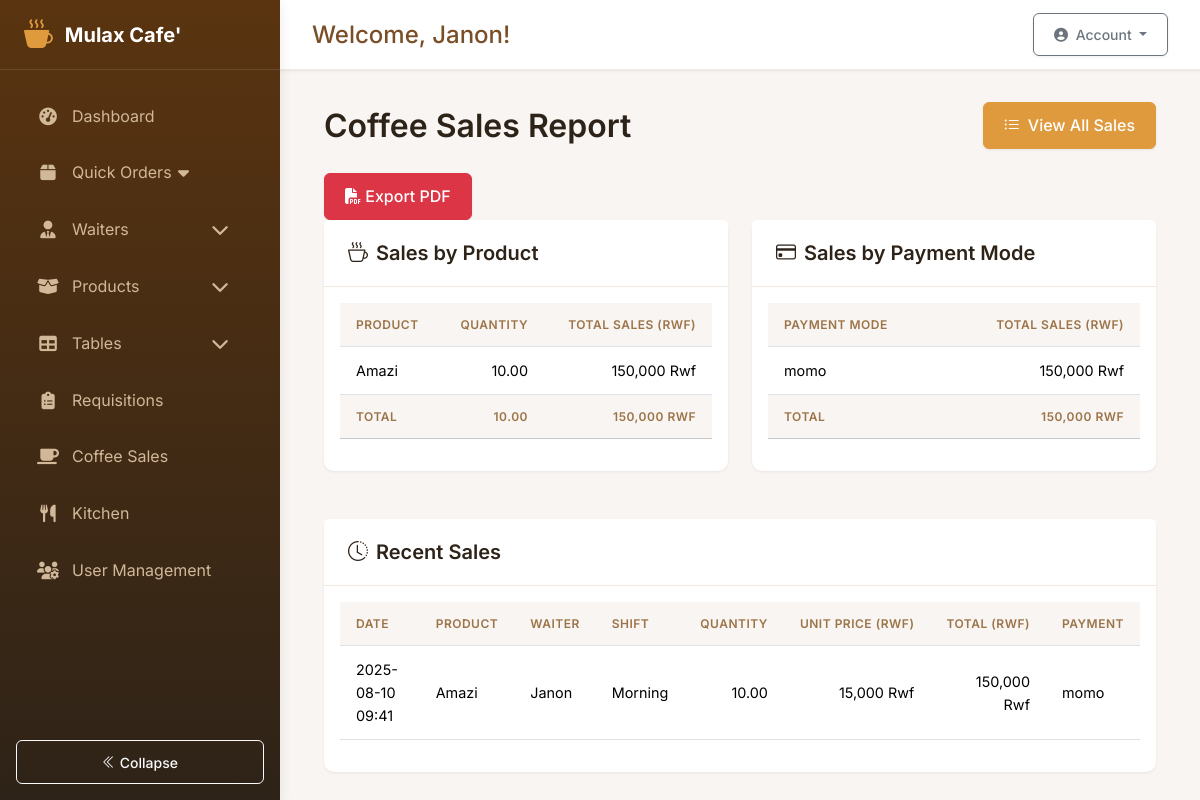
Page /coffee/report (signed in) on the earlier database version.
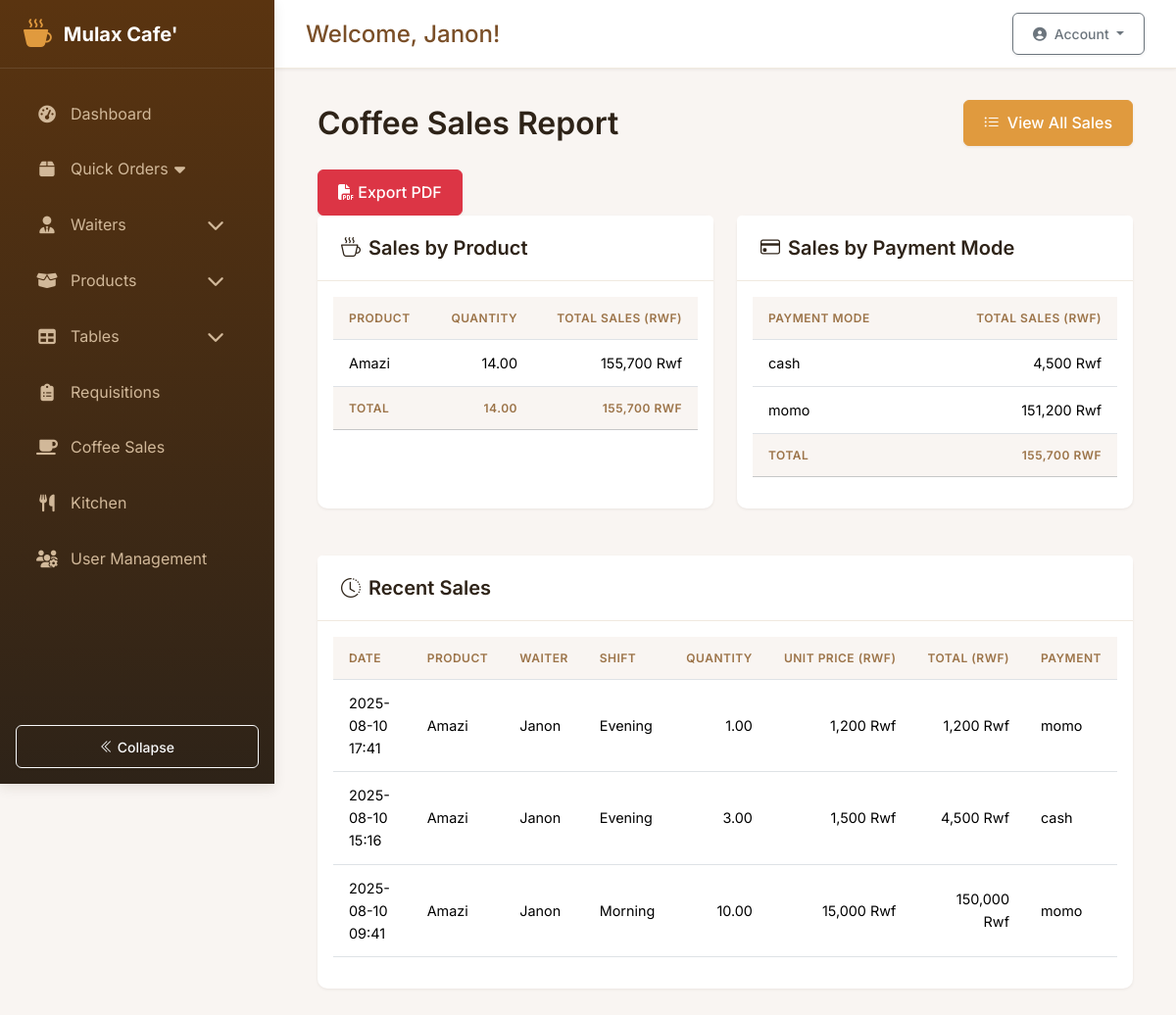
Same page on the later database version.
### app/models.py (models this page shows, shortened)
class Product(db.Model):
    __tablename__ = 'products'
    id = db.Column(db.Integer, primary_key=True)
    sku = db.Column(db.String(20), unique=True, nullable=False)
    name = db.Column(db.String(100), nullable=False)
    brand = db.Column(db.String(100))
    description = db.Column(db.Text)
    category = db.Column(db.String(50), nullable=False)
    unit = db.Column(db.String(20), nullable=False)
    current_stock = db.Column(db.Float, default=0)
    unit_price = db.Column(db.Float, default=0)
    cost_price = db.Column(db.Float)
    supplier = db.Column(db.String(100))
    remarks = db.Column(db.String(200))
    tax_rate = db.Column(db.Float, nullable=True)
    reorder_qty = db.Column(db.Float, default=0)
    last_updated = db.Column(db.DateTime, default=lambda: datetime.now(pytz.timezone('Africa/Kigali')), onupdate=lambda: datetime.now(pytz.timezone('Africa/Kigali')))
    min_stock = db.Column(db.Float, default=5.0)
    stock_movements = db.relationship(
        'StockMovement',
        back_populates='product',
        cascade='all, delete-orphan'
    )
    requisitions = db.relationship('Requisition', back_populates='product')
    coffee_sales = db.relationship('CoffeeSale', back_populates='product')
    order_items = db.relationship('OrderItem', back_populates='product')

class CoffeeSale(db.Model):
    __tablename__ = 'coffee_sales'
    id = db.Column(db.Integer, primary_key=True)
    date = db.Column(db.DateTime, default=lambda: datetime.now(pytz.timezone('Africa/Kigali')))
    product_id = db.Column(db.Integer, db.ForeignKey('products.id'), nullable=False)
    quantity_sold = db.Column(db.Float, nullable=False)
    unit_price = db.Column(db.Float, nullable=False)
    total_sales = db.Column(db.Float, nullable=False)
    payment_mode = db.Column(db.String(20))
    recorded_by = db.Column(db.Integer, db.ForeignKey('users.id'), nullable=False)
    waiter_id = db.Column(db.Integer, db.ForeignKey('waiters.id'), nullable=True)
    shift_id = db.Column(db.Integer, db.ForeignKey('shifts.id'), nullable=True)
    product = db.relationship('Product', back_populates='coffee_sales')
    recorder = db.relationship('User', back_populates='coffee_sales')
    waiter = db.relationship('Waiter', foreign_keys=[waiter_id])
    shift = db.relationship('Shift')

class Waiter(db.Model):
    __tablename__ = 'waiters'
    id = db.Column(db.Integer, primary_key=True)
    name = db.Column(db.String(100), nullable=False)
    phone_number = db.Column(db.String(20), nullable=True)
    email = db.Column(db.String(120), nullable=True, unique=True)
    is_active = db.Column(db.Boolean, default=True)

class Shift(db.Model):
    __tablename__ = 'shifts'
    id = db.Column(db.Integer, primary_key=True)
    name = db.Column(db.String(50), nullable=False)
    start_time = db.Column(db.Time, nullable=False)  # e.g., 07:00:00
    end_time = db.Column(db.Time, nullable=False)   # e.g., 17:00:00
    is_active = db.Column(db.Boolean, default=True)
    users = db.relationship('User', back_populates='current_shift')
    attendances = db.relationship('Attendance', back_populates='shift')
    orders = db.relationship('Order', back_populates='shift')

### app/routes/coffee.py (the view)
@bp.route('/report')
@login_required
def sales_report():
    sales_by_product = (
        db.session.query(
            Product.name.label('name'),
            db.func.sum(CoffeeSale.quantity_sold).label('total_quantity'),
            db.func.sum(CoffeeSale.total_sales).label('total_sales'),
        )
        .join(CoffeeSale, CoffeeSale.product_id == Product.id)
        .group_by(Product.name)
        .order_by(db.func.sum(CoffeeSale.total_sales).desc())
        .all()
    )
    sales_by_payment = (
        db.session.query(
            CoffeeSale.payment_mode.label('payment_mode'),
            db.func.sum(CoffeeSale.total_sales).label('total_sales'),
        )
        .group_by(CoffeeSale.payment_mode)
        .all()
    )
    from app.models import Waiter
    recent_sales = (
        CoffeeSale.query
        .order_by(CoffeeSale.date.desc())
        .limit(10)
        .all()
    )
    waiters = Waiter.query.filter_by(is_active=True).all()
    return render_template(
        'coffee/report.html',
        sales_by_product=sales_by_product,
        sales_by_payment=sales_by_payment,
        recent_sales=recent_sales,
        currency='Rwf',
        waiters=waiters
    )

### app/models.py (called while the page is built)
    def is_employee(self):
        return self.role == 'employee'

    def get_current_shift(self):
        if self.is_admin or self.is_system_control():
            return None  # Admins can see all shifts
        return self.current_shift

### app/templates/coffee/report.html (shortened to what the changed rows need)
{% extends "base.html" %}
{% block content %}
<div class="container-fluid">
    <div class="d-flex justify-content-between align-items-center mb-4">
        <h2 class="mb-0">Coffee Sales Report</h2>
    </div>
    <div class="row mb-4">
        <div class="col-lg-6 mb-4">
            <div class="card stat-card h-100">
                <div class="card-body">
                    <div class="table-responsive">
                        <table class="table table-custom table-hover">
                            <thead>
                                <tr>
                                    <th>Product</th>
                                    <th class="text-end">Quantity</th>
                                    <th class="text-end">Total Sales (Rwf)</th>
                                </tr>
                            </thead>
                            <tbody>
                                {% for product in sales_by_product %}
                                <tr>
                                    <td>{{ product.name }}</td>
                                    <td class="text-end">{{ "%.2f"|format(product.total_quantity) }}</td>
                                    <td class="text-end">{{ "{:,.0f}".format(product.total_sales) }} Rwf</td>
                                </tr>
                                {% endfor %}
                            </tbody>
                            <tfoot class="table-light">
                                <tr>
                                    <th>Total</th>
                                    <th class="text-end">{{ "%.2f"|format(sales_by_product|sum(attribute='total_quantity')) }}</th>
                                    <th class="text-end">{{ "{:,.0f}".format(sales_by_product|sum(attribute='total_sales')) }} Rwf</th>
                                </tr>
                            </tfoot>
                        </table>
                    </div>
                </div>
            </div>
        </div>
        <div class="col-lg-6 mb-4">
            <div class="card stat-card h-100">
                <div class="card-body">
                    <div class="table-responsive">
                        <table class="table table-custom table-hover">
                            <thead>
                                <tr>
                                    <th>Payment Mode</th>
                                    <th class="text-end">Total Sales (Rwf)</th>
                                </tr>
                            </thead>
                            <tbody>
                                {% for payment in sales_by_payment %}
                                <tr>
                                    <td>{{ payment.payment_mode }}</td>
                                    <td class="text-end">{{ "{:,.0f}".format(payment.total_sales) }} Rwf</td>
                                </tr>
                                {% endfor %}
                            </tbody>
                            <tfoot class="table-light">
                                <tr>
                                    <th>Total</th>
                                    <th class="text-end">{{ "{:,.0f}".format(sales_by_payment|sum(attribute='total_sales')) }} Rwf</th>
                                </tr>
                            </tfoot>
                        </table>
                    </div>
                </div>
            </div>
        </div>
    </div>
    <div class="card stat-card">
        <div class="card-body">
            <div class="table-responsive">
                <table class="table table-custom table-hover">
                    <thead>
                        <tr>
                            <th>Date</th>
                            <th>Product</th>
                            <th>Waiter</th>
                            <th>Shift</th>
                            <th class="text-end">Quantity</th>
                            <th class="text-end">Unit Price (Rwf)</th>
                            <th class="text-end">Total (Rwf)</th>
                            <th>Payment</th>
                        </tr>
                    </thead>
                    <tbody>
                        {% for sale in recent_sales %}
                        <tr>
                            <td>{{ sale.date.strftime('%Y-%m-%d %H:%M') }}</td>
                            <td>{{ sale.product.name }}</td>
                            <td>{% if sale.waiter %}{{ sale.waiter.name }}{% else %}N/A{% endif %}</td>
                            <td>{{ sale.shift.name }}</td>
                            <td class="text-end">{{ "%.2f"|format(sale.quantity_sold) }}</td>
                            <td class="text-end">{{ "{:,.0f}".format(sale.unit_price) }} Rwf</td>
                            <td class="text-end">{{ "{:,.0f}".format(sale.total_sales) }} Rwf</td>
                            <td>{{ sale.payment_mode }}</td>
                        </tr>
                        {% endfor %}
                    </tbody>
                </table>
            </div>
        </div>
    </div>
</div>
{% endblock %}

Differences in the rows shown:
changed Product "Amazi": total_quantity "10.00" → "14.00"; total_sales "150,000" → "155,700"
added CoffeeSale: date "2025-08-10 17:41", product.name "Amazi", waiter.name "Janon", shift.name "Evening", quantity_sold "1.00", unit_price "1,200", total_sales "1,200", payment_mode "momo"
added CoffeeSale: date "2025-08-10 15:16", product.name "Amazi", waiter.name "Janon", shift.name "Evening", quantity_sold "3.00", unit_price "1,500", total_sales "4,500", payment_mode "cash"
Other differences:
{{ "%.2f"|format(sales_by_product|sum(attribute='total_quantity')) }}: "10.00" → "14.00"
{{ "{:,.0f}".format(sales_by_product|sum(attribute='total_sales')) }}: "150,000" → "155,700"
{{ "{:,.0f}".format(sales_by_payment|sum(attribute='total_sales')) }}: "150,000" → "155,700"
new list line: "cash 4,500 Rwf"
new list line: "momo 151,200 Rwf"
list line gone: "momo 150,000 Rwf"
